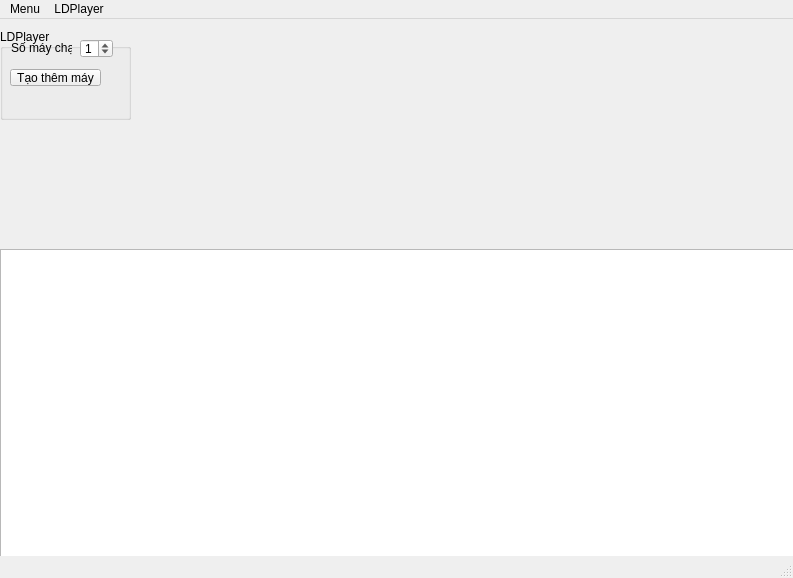
<?xml version="1.0" encoding="UTF-8"?>
<ui version="4.0">
 <class>MainWindow</class>
 <widget class="QMainWindow" name="MainWindow">
  <property name="geometry">
   <rect>
    <x>0</x>
    <y>0</y>
    <width>793</width>
    <height>578</height>
   </rect>
  </property>
  <property name="windowTitle">
   <string>Ktool</string>
  </property>
  <widget class="QWidget" name="centralwidget">
   <widget class="QTableView" name="tableDevive">
    <property name="geometry">
     <rect>
      <x>0</x>
      <y>230</y>
      <width>801</width>
      <height>311</height>
     </rect>
    </property>
   </widget>
   <widget class="QGroupBox" name="groupBox">
    <property name="geometry">
     <rect>
      <x>0</x>
      <y>10</y>
      <width>131</width>
      <height>91</height>
     </rect>
    </property>
    <property name="title">
     <string>LDPlayer</string>
    </property>
    <widget class="QLabel" name="label">
     <property name="geometry">
      <rect>
       <x>11</x>
       <y>11</y>
       <width>61</width>
       <height>16</height>
      </rect>
     </property>
     <property name="text">
      <string>Số máy chạy</string>
     </property>
    </widget>
    <widget class="QSpinBox" name="somayldplayer">
     <property name="geometry">
      <rect>
       <x>80</x>
       <y>10</y>
       <width>33</width>
       <height>19</height>
      </rect>
     </property>
     <property name="value">
      <number>1</number>
     </property>
    </widget>
    <widget class="QPushButton" name="pushButton">
     <property name="geometry">
      <rect>
       <x>10</x>
       <y>40</y>
       <width>91</width>
       <height>17</height>
      </rect>
     </property>
     <property name="text">
      <string>Tạo thêm máy</string>
     </property>
    </widget>
   </widget>
  </widget>
  <widget class="QMenuBar" name="menubar">
   <property name="geometry">
    <rect>
     <x>0</x>
     <y>0</y>
     <width>793</width>
     <height>18</height>
    </rect>
   </property>
   <widget class="QMenu" name="menuMenu">
    <property name="title">
     <string>Menu</string>
    </property>
   </widget>
   <widget class="QMenu" name="menuLDPlayer">
    <property name="title">
     <string>LDPlayer</string>
    </property>
    <addaction name="actionT_o_m_y_m_i"/>
   </widget>
   <addaction name="menuMenu"/>
   <addaction name="menuLDPlayer"/>
  </widget>
  <widget class="QStatusBar" name="statusbar"/>
  <action name="actionT_o_m_y_m_i">
   <property name="text">
    <string>Tạo máy mới</string>
   </property>
  </action>
 </widget>
 <resources/>
 <connections/>
</ui>
